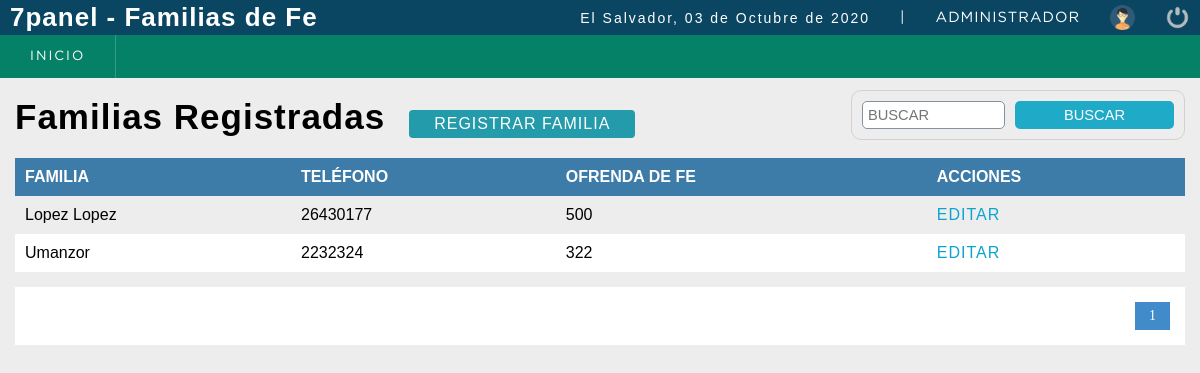
Screenshot of /sistema/lista_familias_aio.php (signed in) with the database file from the repository.
### tables this page shows
CREATE TABLE IF NOT EXISTS `familia` (
  `codfamilia` smallint(5) NOT NULL AUTO_INCREMENT,
  `familia` varchar(50) NOT NULL,
  `telefono` varchar(50) NOT NULL,
  `donativo` int(11) NOT NULL,
  `estatus` smallint(5) NOT NULL DEFAULT '1',
  `usuario_id` smallint(5) NOT NULL,
  `incorporacion` timestamp NOT NULL DEFAULT CURRENT_TIMESTAMP,
  PRIMARY KEY (`codfamilia`),
  KEY `estatus` (`estatus`),
  KEY `usuario_id` (`usuario_id`)
);

### sistema/lista_familias_aio.php (the view, shortened to what this page needs)
<?php
	include "../conexion.php";
 ?>
<!DOCTYPE html>
<html lang="en">
<head>
	<?php include "includes/scripts.php"; ?>
</head>
<body>
	<?php include "includes/header.php";
	?>
	<section id="container">
		<h1>Familias Registradas</h1>
		<a href="registro_familia.php" class="btn_new">Registrar Familia</a>
		<form action="buscar_familia.php" method="get" class="form_search">
			<input type="text" name="busqueda" id="busqueda" placeholder="Buscar">
			<input type="submit" value="Buscar" class="btn_search">
		</form>
		<table>
			<tr>
				<th>Familia</th>
				<th>Teléfono</th>
				<th>Ofrenda de Fe</th>
				<th>Acciones</th>
			</tr>
		<?php
			$sql_registe = mysqli_query($conection,"SELECT COUNT(*) as total_registro FROM familia WHERE estatus = 1; ");
			$result_register = mysqli_fetch_array($sql_registe);
			$total_registro = $result_register['total_registro'];
			$por_pagina = 10;
			if(empty($_GET['pagina']))
			{
				$pagina = 1;
			}else{
				$pagina = $_GET['pagina'];
			}
			$desde = ($pagina-1) * $por_pagina;
			$total_paginas = ceil($total_registro / $por_pagina);
			$query = mysqli_query($conection,"SELECT * FROM familia
				                              WHERE estatus = 1 ORDER BY codfamilia ASC LIMIT $desde,$por_pagina
				");
			$result = mysqli_num_rows($query);
			if($result > 0){
				while ($data = mysqli_fetch_array($query)) {
			?>
				<tr>
					<td><?php echo $data['familia']; ?></td>
					<td><?php echo $data['telefono']; ?></td>
					<td><?php echo $data['donativo']; ?></td>
					<td>
						<a class="link_edit" href="editar_familia.php?cod=<?php echo $data['codfamilia']; ?>">Editar
						</a>
					</td>
				</tr>
		<?php
				}
			}
		 ?>
		</table>
		<div class="paginador">
			<ul>
			<?php
				for ($i=1; $i <= $total_paginas; $i++) {
					if($i == $pagina)
					{
						echo '<li class="pageSelected">'.$i.'</li>';
					}else{
						echo '<li><a href="?pagina='.$i.'">'.$i.'</a></li>';
					}
				}
			 ?>
			</ul>
		</div>
	</section>
</body>
</html>

### sistema/css/style.css (style rules this page uses)
* { margin: 0; padding: 0; box-sizing: border-box; }
body { background: #ededed; }
input, select, a, th { text-transform: uppercase; }
h1, h2, h3, h4, h5, h6 { font-family: 'arial'; font-weight: bold; letter-spacing: 1px; }
h1 { font-size: 26px; }
a { text-decoration: none; font-family: arial; letter-spacing: 1px; }
#container { padding: 90px 15px 15px; }
form { background: #FFF; margin: auto; padding: 20px 50px; border: 1px solid #d1d1d1; }
input,select { display: block; width: 100%; font-size: 11pt; padding: 5px; border: 1px solid #85929e; border-radius: 5px; }
#container h1 { font-size: 35px; display: inline-block; }
.btn_new { display: inline-block; background: #239baa; color: #FFF; padding: 5px 25px; border-radius: 4px; margin: 20px; }
table { border-collapse: collapse; font-size: 12pt; font-family: 'arial'; width: 100%; }
table th { text-align: left; padding: 10px; background: #3d7ba8; color: #FFF; }
table tr:nth-child(odd) { background: #FFF; }
table td { padding: 10px; }
.link_edit { color: #0ca4ce; }
.paginador ul { padding: 15px; list-style: none; background: #FFF; margin-top: 15px; display: -webkit-flex; display: -moz-flex; display: -ms-flex; display: -o-flex; display: flex; justify-content: flex-end; }
.paginador a, .pageSelected { color: #428bca; border: 1px solid #ddd; padding: 5px; display: inline-block; font-size: 14px; text-align: center; width: 35px; }
.pageSelected { color: #FFF; background: #428bca; border: 1px solid #428bca; }
.form_search { display: -webkit-flex; display: -moz-flex; display: -ms-flex; display: -o-flex; display: flex; float: right; background: initial; padding: 10px; border-radius: 10px; }
.form_search .btn_search { background: #1faac8; color: #FFF; padding: 0 20px; border: 0; cursor: pointer; margin-left: 10px; }

### rows the page displays
familia: familia "Lopez Lopez", telefono "26430177", donativo "500"
familia: familia "Umanzor", telefono "2232324", donativo "322"

### other values shown
fechaC() "03 de Octubre de 2020"
$_SESSION['user'] "ADMINISTRADOR"
